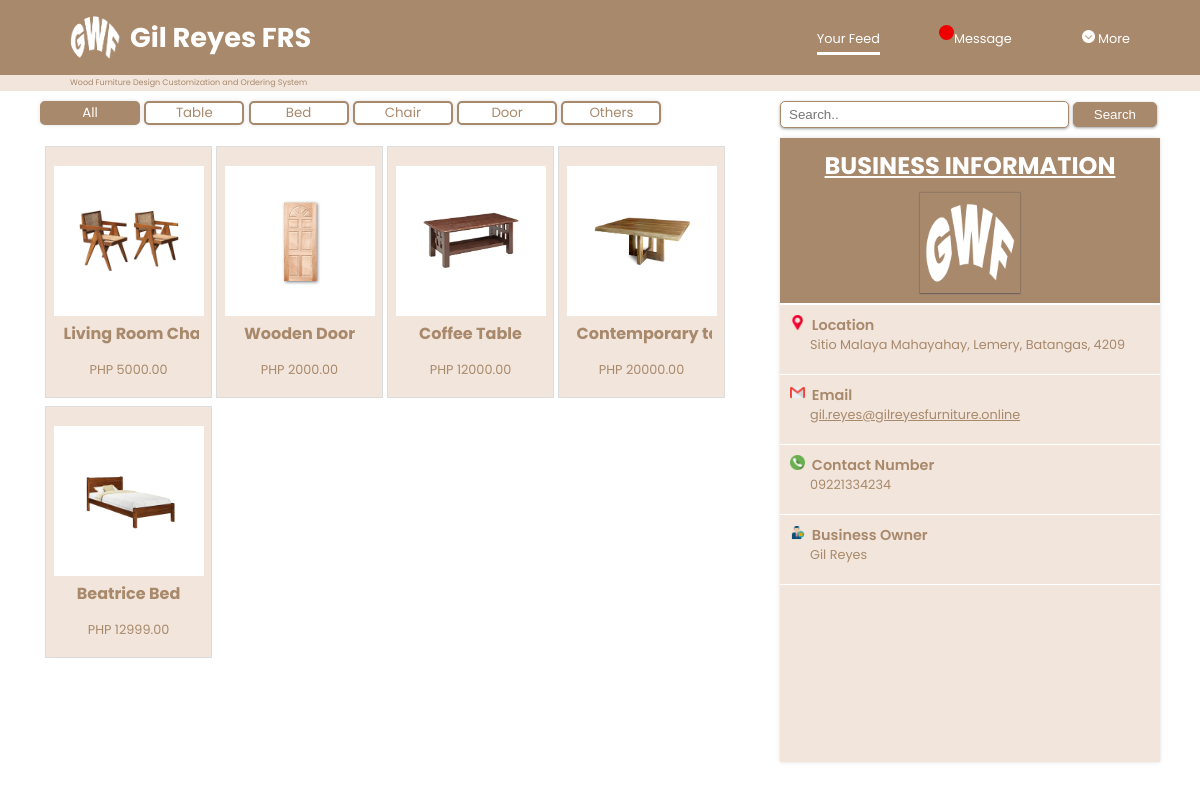
Page /src/sys-user/home-page/userhome.php (signed in) on the earlier database version.
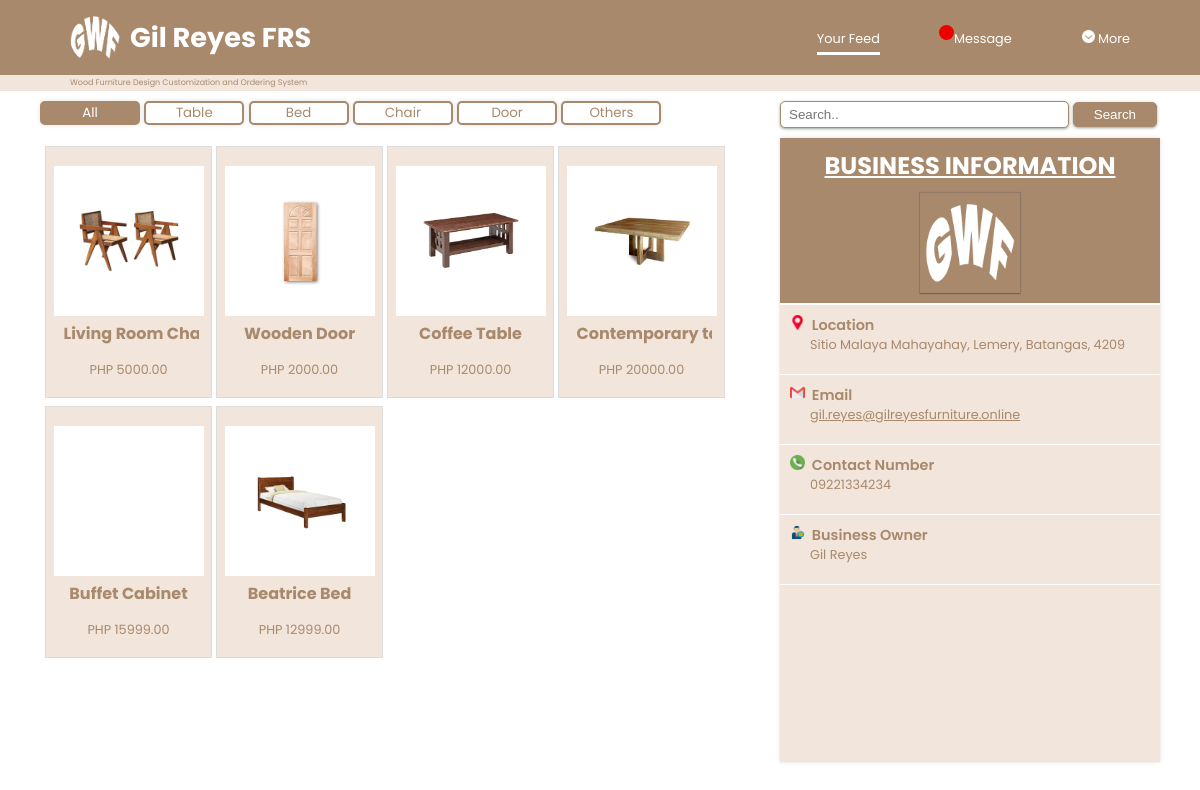
Same page on the later database version.
### tables this page shows
CREATE TABLE `tb_product` (
  `id` int(11) NOT NULL,
  `product_name` varchar(50) NOT NULL,
  `price` int(20) NOT NULL,
  `size` varchar(15) NOT NULL,
  `p_description` text NOT NULL,
  `category` varchar(20) NOT NULL,
  `quantity` int(255) NOT NULL,
  `product_img` varchar(255) NOT NULL
);

CREATE TABLE `tb_shopinfo` (
  `id` int(11) NOT NULL,
  `name` varchar(50) NOT NULL,
  `address` varchar(50) NOT NULL,
  `email` varchar(50) NOT NULL,
  `contact_no` varchar(15) NOT NULL,
  `profile_pic` varchar(255) NOT NULL
);

### src/php-database/user-product-display.php (called while the page is built)
<?php
    require_once 'dbconnect.php';
    $query = "SELECT * FROM tb_product WHERE quantity > 0 ORDER BY id DESC";
    $result = mysqli_query($conn, $query);
?>

### src/php-database/shopinfo.php (called while the page is built)
<?php
    require_once 'dbconnect.php';
    $query = "SELECT * FROM tb_shopinfo";
    $result = mysqli_query($conn, $query);
?>

### src/sys-user/home-page/userhome.php (the view, shortened to what this page needs)
<?php include '../../php-database/user-session.php'; ?>
<!DOCTYPE html>
<html lang="en">
<head>
    <link rel="stylesheet" href="userhome.css?v=<?php echo time(); ?>">
</head>
<body>
    <header>
        <div class="app-name">
            <a href="">
                <img src="../../../image/logo.png" alt="">
                <h1>Gil Reyes FRS</h1>
            </a>
        </div>
        <nav class="block">
            <a href="" class="a" style="border-bottom: 3px solid white; padding-bottom: 5px;">Your Feed</a>
            <a href="../message-page/userMessage.php" class="a"><span class="your_div"></span>Message</a>
            <div class="dropdown" style="float:right;">
                <a class="dropbtn"><img src="../../../image/icon/down-chevron.png" alt="" width="13px" height="13px"> More</a>
            </div>
        </nav>
    </header>
    <div class="divider">
        <p>Wood Furniture Design Customization and Ordering System</p>
    </div>
    <main>
        <div class="container">
            <section class="product-cont">
                <div class="category">
                    <button class="active" onclick="window.location.href='userhome.php';">All</button>
                    <button onclick="window.location.href='product-category/table.php';">Table</button>
                    <button onclick="window.location.href='product-category/bed.php';">Bed</button>
                    <button onclick="window.location.href='product-category/chair.php';">Chair</button>
                    <button onclick="window.location.href='product-category/door.php';">Door</button>
                    <button onclick="window.location.href='product-category/others.php';">Others</button>
                </div>
                <div class="product">
                    <?php
                        include '../../php-database/user-product-display.php';
                    ?>
                    <div class="display-div">
                        <?php
                            while ($row = mysqli_fetch_assoc($result))
                            {
                        ?>
                                <div class="prod-display" onclick="window.location.href='../getproduct-page/get-product.php?id=<?php echo $row['id']; ?>';">
                                    <div class="prod-img">
                                        <img src="../../sys-admin/product-page/<?php echo $row['product_img']; ?>" alt="" width="100px">
                                    </div>
                                    <div class="pname">
                                        <h4><?php echo $row['product_name']; ?></h3>
                                    </div>
                                    <p>PHP <?php echo $row['price']; ?>.00</p>
                                </div>
                        <?php
                            }
                        ?>
                    </div>
                </div>
            </section>
            <section class="shopinfo-cont" id="shopinfo-cont">
                <div class="search-bar">
                    <form action="../product-search/product-search.php" method=POST>
                        <input type="text" placeholder="Search.." name="valueToSearch" required>
                        <button type="submit" name="search">Search</button>
                    </form>
                </div>
                <div class="shopinfo" id="shopinfo">
                    <?php include '../../php-database/shopinfo.php';
                        while($row = mysqli_fetch_assoc($result)) {
                    ?>
                    <h1><u>BUSINESS INFORMATION</u></h1>
                    <div class="profile-pic">
                        <img src="../../../image/logo.png" alt="" width="100px" height="100px">
                    </div>
                    <h3><img src="../../../image/icon/placeholder.png" alt="" width="15" height="15">&nbsp&nbspLocation</h3>
                    <p><?php echo $row["address"]; ?></p>
                    <div class="info-line"></div>
                    <h3><img src="../../../image/icon/gmail.png" alt="" width="15" height="15">&nbsp&nbspEmail</h3>
                    <a href="mailto:<?php echo $row['email']; ?>"><p><?php echo $row["email"]; ?></p></a>
                    <div class="info-line"></div>
                    <h3><img src="../../../image/icon/phone (1).png" alt="" width="15" height="15">&nbsp&nbspContact Number</h3>
                    <p><?php echo $row["contact_no"]; ?></p>
                    <div class="info-line"></div>
                    <h3><img src="../../../image/icon/owner.png" alt="" width="15" height="15">&nbsp&nbspBusiness Owner</h3>
                    <p><?php echo $row["name"]; ?></p>
                    <div class="info-line"></div>
                    <?php } ?>
                </div>
            </section>
        </div>
    </main>
</body>
</html>

Differences in the rows shown:
now on this page (row edited): tb_product: product_name "Buffet Cabinet", price "15999"
